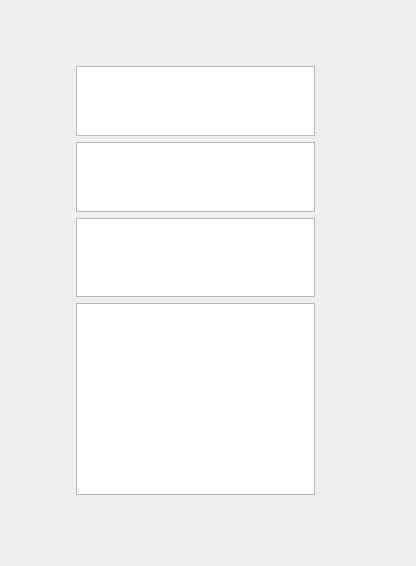
<?xml version="1.0" encoding="UTF-8"?>
<ui version="4.0">
 <class>Form</class>
 <widget class="QWidget" name="Form">
  <property name="geometry">
   <rect>
    <x>0</x>
    <y>0</y>
    <width>416</width>
    <height>566</height>
   </rect>
  </property>
  <property name="windowTitle">
   <string>Form</string>
  </property>
  <widget class="QWidget" name="verticalLayoutWidget">
   <property name="geometry">
    <rect>
     <x>70</x>
     <y>60</y>
     <width>251</width>
     <height>441</height>
    </rect>
   </property>
   <layout class="QVBoxLayout" name="verticalLayout" stretch="1,3,4,0">
    <property name="leftMargin">
     <number>6</number>
    </property>
    <property name="topMargin">
     <number>6</number>
    </property>
    <property name="rightMargin">
     <number>6</number>
    </property>
    <property name="bottomMargin">
     <number>6</number>
    </property>
    <item>
     <widget class="QTextEdit" name="textEdit_2"/>
    </item>
    <item>
     <widget class="QTextEdit" name="textEdit_3"/>
    </item>
    <item>
     <widget class="QTextEdit" name="textEdit"/>
    </item>
    <item>
     <widget class="QTextEdit" name="textEdit_4"/>
    </item>
   </layout>
  </widget>
 </widget>
 <resources/>
 <connections/>
</ui>
